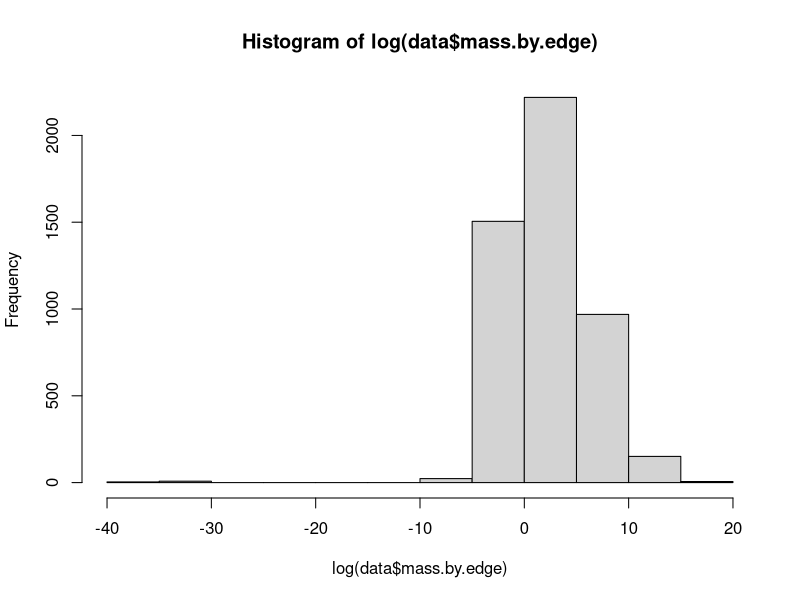
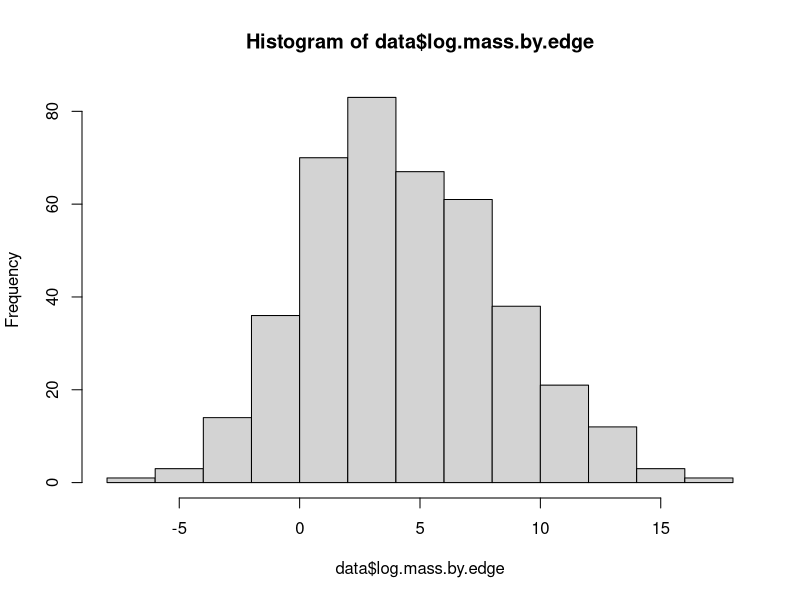

Recreate these plots in R, in order.
data <- read.csv("2_mmetrics/LFI_mammal_masses.csv", stringsAsFactors = FALSE)
data <- na.omit(data)
data$N <- as.vector(sapply(data$taxon, function(x) length(gregexpr("\\|", x)[[1]])))

#data <- data[data$mass.change != 0, ] #exclude species with no mass change
hist(log(data$mass.by.edge))
data <- data[data$N > 10, ] # remove single species
head(data)
data$log.mass.by.edge <- log(data$mass.by.edge)
hist(data$log.mass.by.edge) # non-normal distribution

head(data)

data$clade[1:40]